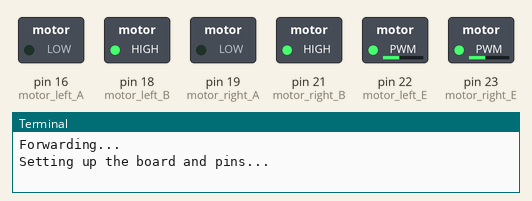
Simulated run of this program. Board: Raspberry Pi (header pin numbers). On the bench: switched loads named in the program (green lamp = pin HIGH), the last lines printed to the terminal. At 1.0 s the program stops and its outputs stay as they are.

Above: at 0.1 s.
At 1.1 s:
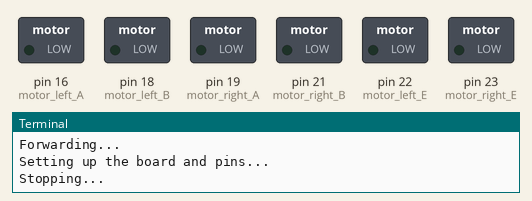
Timing chart, 0 to 2.5 s (numbered marks = the images above):
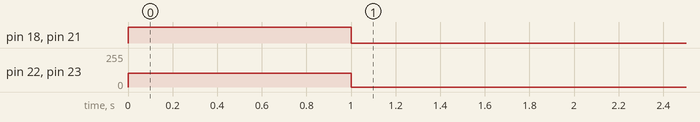

The program:

motor_movement.py
```python
import RPi.GPIO as GPIO
from time import sleep

class Motor:
    ''' Motor Class -- contains functions to determine motor's movements. '''

    def __init__(self):
        self.motor_right_A = 19
        self.motor_right_B = 21
        self.motor_right_E = 23

        self.motor_left_A = 16
        self.motor_left_B = 18
        self.motor_left_E = 22


    def setup_board(self):
        print "Setting up the board and pins..."
        GPIO.setmode(GPIO.BOARD)
        GPIO.setwarnings(False)

        GPIO.setup(self.motor_right_A, GPIO.OUT)
        GPIO.setup(self.motor_right_B, GPIO.OUT)
        GPIO.setup(self.motor_right_E, GPIO.OUT)

        GPIO.setup(self.motor_left_A, GPIO.OUT)
        GPIO.setup(self.motor_left_B, GPIO.OUT)
        GPIO.setup(self.motor_left_E, GPIO.OUT)

        self.pwm_right = GPIO.PWM(self.motor_right_E, 100)
        self.pwm_left = GPIO.PWM(self.motor_left_E, 100)

        # Starts motor at 40% usage of power
        self.pwm_right.start(40)
        self.pwm_left.start(40)


    def run_until(self, duration):
        if duration == 0:
            sleep(999)
        else:
            sleep(duration)

        self.stopping()


    def forward(self, duration=0):
        print "Forwarding..."
        self.setup_board()
        GPIO.output(self.motor_right_A, GPIO.LOW)
        GPIO.output(self.motor_right_B, GPIO.HIGH)
        GPIO.output(self.motor_right_E, GPIO.HIGH)

        GPIO.output(self.motor_left_A, GPIO.LOW)
        GPIO.output(self.motor_left_B, GPIO.HIGH)
        GPIO.output(self.motor_left_E, GPIO.HIGH)
        self.run_until(duration)


    def face_right(self, duration=0):
        print "Facing right..."
        self.setup_board()
        GPIO.output(self.motor_right_A, GPIO.LOW)
        GPIO.output(self.motor_right_B, GPIO.LOW)
        GPIO.output(self.motor_right_E, GPIO.LOW)

        GPIO.output(self.motor_left_A, GPIO.LOW)
        GPIO.output(self.motor_left_B, GPIO.HIGH)
        GPIO.output(self.motor_left_E, GPIO.HIGH)
        self.run_until(duration)


    def face_left(self, duration=0):
        print "Facing left..."
        self.setup_board()
        GPIO.output(self.motor_right_A, GPIO.LOW)
        GPIO.output(self.motor_right_B, GPIO.HIGH)
        GPIO.output(self.motor_right_E, GPIO.HIGH)

        GPIO.output(self.motor_left_A, GPIO.LOW)
        GPIO.output(self.motor_left_B, GPIO.LOW)
        GPIO.output(self.motor_left_E, GPIO.LOW)
        self.run_until(duration)


    def backward(self, duration=0):
        print "Backwarding..."
        self.setup_board()
        GPIO.output(self.motor_right_A, GPIO.HIGH)
        GPIO.output(self.motor_right_B, GPIO.LOW)
        GPIO.output(self.motor_right_E, GPIO.HIGH)

        GPIO.output(self.motor_left_A, GPIO.HIGH)
        GPIO.output(self.motor_left_B, GPIO.LOW)
        GPIO.output(self.motor_left_E, GPIO.HIGH)
        self.run_until(duration)


    def stopping(self):
        print "Stopping..."
        GPIO.output(self.motor_right_E, GPIO.LOW)
        GPIO.output(self.motor_left_E, GPIO.LOW)
        self.pwm_right.start(50)
        self.pwm_left.start(50)
        GPIO.cleanup()


if __name__ == '__main__':
    m = Motor()
    m.forward(1)
#    m.face_left(0.7)
#    m.backward(1.5)
#    m.face_right(0.75)
```
